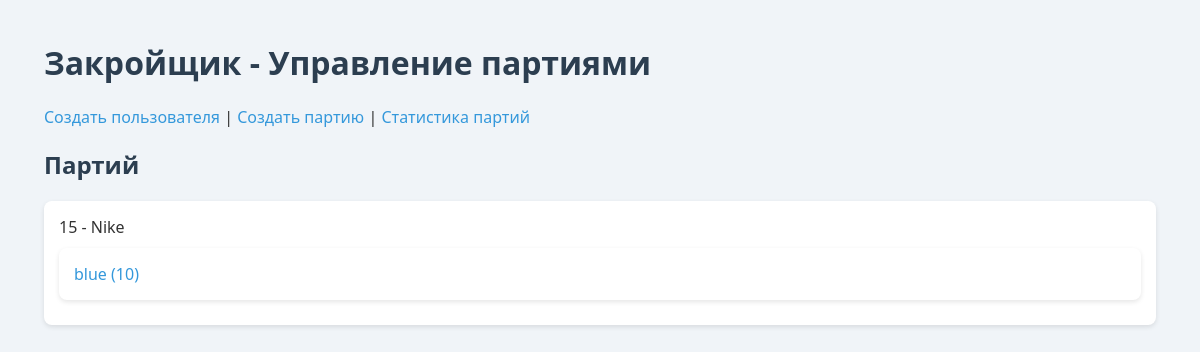
Page /zakroi/ on the earlier database version.
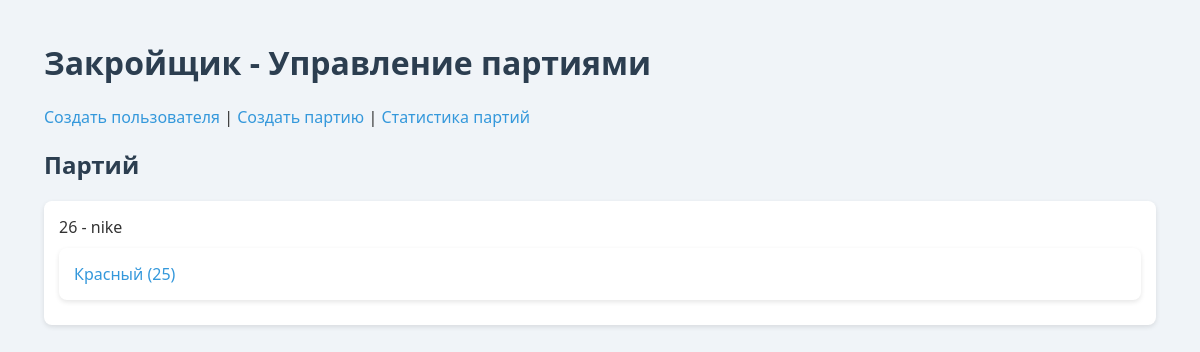
Same page on the later database version.
### apps/shveya/models.py (models this page shows, shortened)
class Party(models.Model):
    batch_number = models.CharField(max_length=50)
    created_at = models.DateTimeField(auto_now_add=True)
    design = models.CharField(max_length=100)

class Material(models.Model):
    party = models.ForeignKey(
        Party,
        on_delete=models.CASCADE,
        related_name="materials"
    )
    color = models.CharField(max_length=50)
    quantity_line = models.IntegerField()
    tshirt_count = models.IntegerField()
    four_x = models.CharField(max_length=50, blank=True, null=True, default='')
    four_x_count = models.IntegerField(null=True, blank=True)
    raspash = models.CharField(max_length=50, blank=True, null=True, default='')
    raspash_count = models.IntegerField(null=True, blank=True)
    beika = models.CharField(max_length=50, blank=True, null=True, default='')
    beika_count = models.IntegerField(null=True, blank=True)
    strochka =  models.CharField(max_length=50, blank=True, null=True, default='')
    strochka_count = models.IntegerField(null=True, blank=True)
    gorlo = models.CharField(max_length=50, blank=True, null=True, default='')
    gorlo_count = models.IntegerField(null=True, blank=True)
    ytyg = models.CharField(max_length=50, blank=True, null=True, default='')
    ytyg_count = models.IntegerField(null=True, blank=True)
    otk = models.CharField(max_length=50, blank=True, null=True, default='')
    otk_count = models.IntegerField(null=True, blank=True)
    ypakovka = models.CharField(max_length=50, blank=True, null=True, default='')
    ypakovka_count = models.IntegerField(null=True, blank=True)

### apps/zakroi/views.py (the view)
# urls.py: path('', views.zakroi_home, name='zakroi_home'),
def zakroi_home(request):
    parties = Party.objects.prefetch_related('materials').all()
    return render(request, 'zakroi/zakroi_home.html', {'parties': parties})

### apps/zakroi/templates/zakroi/zakroi_home.html (shortened to what this page needs)
<!DOCTYPE html>
<html lang="ru">
<head>
    {% load static %}
    <link rel="stylesheet" href="{% static 'zakroi/css/style.css' %}">
</head>
<body>
    <div class="container">
        <h1>Закройщик - Управление партиями</h1>
        <a href="{% url 'create_user' %}">Создать пользователя</a> |
        <a href="{% url 'create_party' %}">Создать партию</a> |
        <a href="{% url 'party_stats' %}">Статистика партий</a>
        <h2>Партий</h2>
        <ul>
            {% for party in parties %}
                <li>
                    {{ party.batch_number }} - {{ party.design }}
                    <ul>
                        {% for material in party.materials.all %}
                            <li>
                                <a href="{% url 'material_detail' material.id %}">{{ material.color }} ({{ material.tshirt_count }})</a>
                            </li>
                        {% endfor %}
                    </ul>
                </li>
            {% empty %}
                <li>Нет партий пока</li>
            {% endfor %}
        </ul>
    </div>
</body>
</html>

### apps/zakroi/static/zakroi/css/style.css (style rules this page uses)
* { box-sizing: border-box; }
body { margin: 0; background: #f0f4f8; color: #333; font-family: 'Segoe UI', Tahoma, Geneva, Verdana, sans-serif; animation: fadeIn 1s ease-in-out; }
.container { width: min(1200px, 96vw); margin: 0 auto; padding: 20px; animation: slideIn 0.8s ease-out; }
h1, h2 { color: #2c3e50; }
ul { list-style: none; padding: 0; }
li { background: #fff; margin: 10px 0; padding: 15px; border-radius: 8px; box-shadow: 0 2px 5px rgba(0,0,0,0.1); animation: itemFadeIn 0.5s ease-out forwards; opacity: 0; }
li:nth-child(1) { animation-delay: 0.1s; }
a { color: #3498db; text-decoration: none; transition: color 0.3s; }

Differences in the rows shown:
removed Party: batch_number "15", design "Nike"
removed Material: color "blue", tshirt_count "10"
added Party: batch_number "26", design "nike"
added Material: color "Красный", tshirt_count "25"
